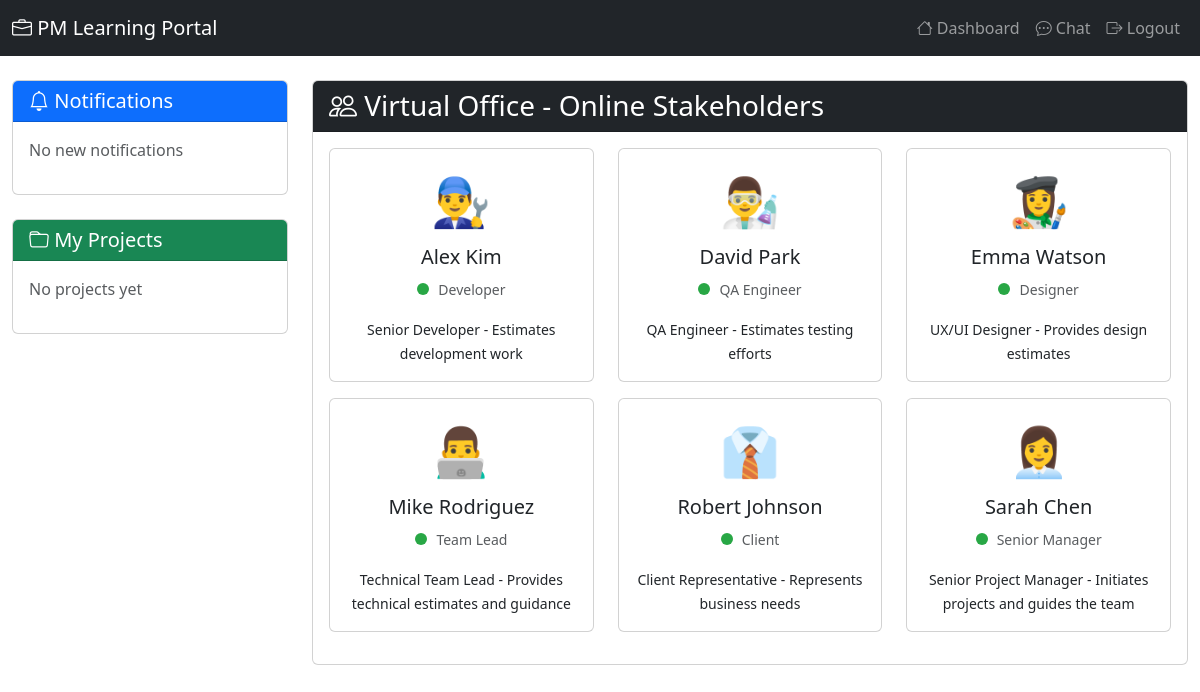
The app's page /office/ (signed in) with its own data.
### apps/chat/models.py (models this page shows, shortened)
class Stakeholder(models.Model):
    STAKEHOLDER_TYPES = [
        ('senior_manager', 'Senior Manager'),
        ('team_lead', 'Team Lead'),
        ('developer', 'Developer'),
        ('designer', 'Designer'),
        ('qa', 'QA Engineer'),
        ('client', 'Client'),
    ]
    name = models.CharField(max_length=100)
    stakeholder_type = models.CharField(max_length=20, choices=STAKEHOLDER_TYPES)
    avatar = models.CharField(max_length=200, blank=True, help_text="Avatar emoji or icon")
    description = models.TextField(blank=True)
    is_online = models.BooleanField(default=True)
    created_at = models.DateTimeField(auto_now_add=True)
    class Meta:
        ordering = ['name']

### apps/office/views.py (the view)
# urls.py: path('', views.dashboard, name='dashboard'),
@login_required
def dashboard(request):
    stakeholders = Stakeholder.objects.filter(is_online=True)
    notifications = Notification.objects.filter(user=request.user, is_read=False)[:5]
    projects = Project.objects.filter(user=request.user)[:5]
    context = {
        'stakeholders': stakeholders,
        'notifications': notifications,
        'projects': projects,
    }
    return render(request, 'office/dashboard.html', context)

### templates/office/dashboard.html (shortened to what this page needs)
{% extends 'base.html' %}
{% block content %}
<div class="row">
    <div class="col-md-3">
        <div class="card mb-4">
            <div class="card-header bg-primary text-white">
                <h5 class="mb-0"><i class="bi bi-bell"></i> Notifications</h5>
            </div>
            <div class="card-body">
                {% if notifications %}
                    <div id="notifications-list">
                        {% for notification in notifications %}
                            <div class="alert alert-info alert-dismissible fade show mb-2" role="alert">
                                <strong>{{ notification.title }}</strong><br>
                                <small>{{ notification.message }}</small>
                                <button type="button" class="btn-close" data-bs-dismiss="alert"></button>
                            </div>
                        {% endfor %}
                    </div>
                {% else %}
                    <p class="text-muted">No new notifications</p>
                {% endif %}
            </div>
        </div>
        <div class="card">
            <div class="card-header bg-success text-white">
                <h5 class="mb-0"><i class="bi bi-folder"></i> My Projects</h5>
            </div>
            <div class="card-body">
                {% if projects %}
                    <ul class="list-group list-group-flush">
                        {% for project in projects %}
                            <li class="list-group-item">{{ project.name }}</li>
                        {% endfor %}
                    </ul>
                {% else %}
                    <p class="text-muted">No projects yet</p>
                {% endif %}
            </div>
        </div>
    </div>
    <div class="col-md-9">
        <div class="card">
            <div class="card-header bg-dark text-white">
                <h3 class="mb-0"><i class="bi bi-people"></i> Virtual Office - Online Stakeholders</h3>
            </div>
            <div class="card-body">
                <div class="row">
                    {% for stakeholder in stakeholders %}
                        <div class="col-md-4 mb-3">
                            <div class="card stakeholder-card" onclick="window.location.href='{% url 'chat:chat_room' stakeholder.id %}'">
                                <div class="card-body text-center">
                                    <div class="mb-2">
                                        <span style="font-size: 3em;">{{ stakeholder.avatar|default:"👤" }}</span>
                                    </div>
                                    <h5 class="card-title">{{ stakeholder.name }}</h5>
                                    <p class="card-text">
                                        <span class="online-indicator"></span>
                                        <small class="text-muted">{{ stakeholder.get_stakeholder_type_display }}</small>
                                    </p>
                                    {% if stakeholder.description %}
                                        <p class="card-text"><small>{{ stakeholder.description }}</small></p>
                                    {% endif %}
                                </div>
                            </div>
                        </div>
                    {% empty %}
                        <div class="col-12">
                            <p class="text-center text-muted">No stakeholders online at the moment.</p>
                        </div>
                    {% endfor %}
                </div>
            </div>
        </div>
    </div>
</div>
{% endblock %}

### templates/office/dashboard.html (style rules this page uses)
.stakeholder-card { transition: transform 0.2s; cursor: pointer; }
.online-indicator { width: 12px; height: 12px; background-color: #28a745; border-radius: 50%; display: inline-block; margin-right: 5px; }

### records on screen
Stakeholder: avatar "👨‍🔧", name "Alex Kim", stakeholder_type "Developer", description "Senior Developer - Estimates development work"
Stakeholder: avatar "👨‍🔬", name "David Park", stakeholder_type "QA Engineer", description "QA Engineer - Estimates testing efforts"
Stakeholder: avatar "👩‍🎨", name "Emma Watson", stakeholder_type "Designer", description "UX/UI Designer - Provides design estimates"
Stakeholder: avatar "👨‍💻", name "Mike Rodriguez", stakeholder_type "Team Lead", description "Technical Team Lead - Provides technical estimates and guidance"
Stakeholder: avatar "👔", name "Robert Johnson", stakeholder_type "Client", description "Client Representative - Represents business needs"
Stakeholder: avatar "👩‍💼", name "Sarah Chen", stakeholder_type "Senior Manager", description "Senior Project Manager - Initiates projects and guides the team"
